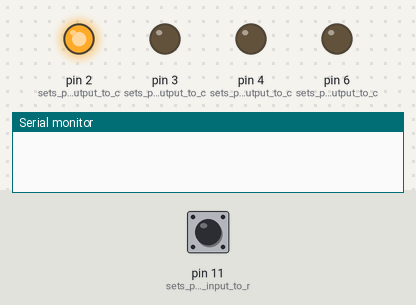
A sketch run on a simulated Arduino Uno, built with avr-gcc and run on an emulated ATmega328P. Parts: output pins drawn as LEDs (lit = HIGH), the last lines printed to the serial monitor. Inputs (shaded band) come from the test bench; at power-on: pin 11 (sets_pin_11_to_input_to_r) LOW.

Above: at 1.2 s.
1.3 s: pin 11 (sets_pin_11_to_input_to_r) pulled HIGH for 0.15 s
At 20.1 s:
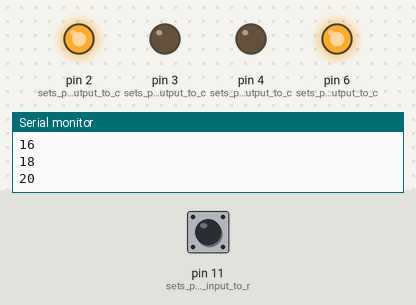
At 22.4 s:
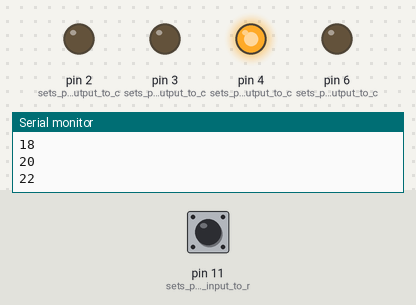
Timing chart, 0 to 23.5 s (numbered marks = the images above; inputs shaded):
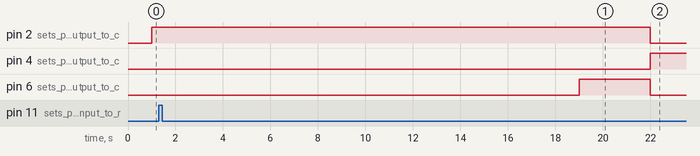

Measured:
- after the input at 1.3 s, pin 4 (sets_pin_4_to_output_to_c): LOW → HIGH after 20.7 s; pin 6 (sets_pin_6_to_output_to_c): LOW → HIGH after 17.7 s, → LOW 3.0 s later

The sketch:

sketch_sep29a.ino
```cpp
boolean toggle1 = 0;    //used to toggle LEDs on and off and create loops using interrupts
boolean flag1 = false;  //used to read if button is pressed
boolean flag2 = false;  //used when debugging
int count = 0;          //used to count seconds after pattern is started

void setup(){


  pinMode(2, OUTPUT);   //sets pin 2 to output to contol red LED
  pinMode(11, INPUT);   //sets pin 11 to input to read the button press
  pinMode(4, OUTPUT);   //sets pin 4 to output to control green LED
  pinMode(3, OUTPUT);   //sets pin 3 to output to control yellow LED
  pinMode(6, OUTPUT);   //sets pin 6 to output to control buzzer

  Serial.begin(9600);   //allows for dubugging to console when needed in debugging process

  cli();//stop interrupts

  //set timer1 interrupt at 1Hz
  TCCR1A = 0;// set entire TCCR1A register to 0
  TCCR1B = 0;// same for TCCR1B
  TCNT1  = 0;//initialize counter value to 0
  // set compare match register for 1hz increments
  OCR1A = 15624;// = (16*10^6) / (1*1024) - 1 (must be <65536)
  // turn on CTC mode
  TCCR1B |= (1 << WGM12);
  // Set CS12 and CS10 bits for 1024 prescaler
  TCCR1B |= (1 << CS12) | (1 << CS10);
  // enable timer compare interrupt
  TIMSK1 |= (1 << OCIE1A);

  sei();//allow interrupts

}//end setup

// Timer1's interrupt service routing (ISR)
// The code in ISR will be executed every time timer1 interrupt occurs
// That is, the code will be called once every second
// TODO
//   you need to set a flag to trigger an evaluation of the conditions
//   in your state machine, then potentially transit to next state
//
ISR(TIMER1_COMPA_vect){//timer1 interrupt 1Hz toggles pin 13 (LED)
//generates pulse wave of frequency 1Hz/2 = 0.5kHz (takes two cycles for full wave- toggle high then toggle low)

  //Startup (red LED flashing before button is pushed)
  if(flag1 == false) {  //check if button flag has not been change to true
    if (toggle1){       //check if toggle is 0 or 1 to see if led needs to be on or off
      digitalWrite(2,HIGH); //turn on LED
      toggle1 = 0;          //change toggle to 0 to turn off LED next interrupt
    }
    else{
      digitalWrite(2,LOW);  //turn LED off
      toggle1 = 1;          //change toggle to 1 to turn on LED next interrupt
    }
  }
  //Pattern starts (after button is pushed)
  else {                //for when button is pressed
    if(toggle1 == 0) {  //check if LED is on or off from previous toggle or on a low value from the low interrupt
      count++;          //increment count
      toggle1 = 1;      //change to other toggle for low reading on interrupt
      Serial.println(count+1);  //used to debug and see if count is added properly
    }
    else{               //for when toggle is set high
      toggle1 = 0;      //set toggle to low
      count++;          //increment count
    }
  }
}

void loop(){
  //main code for traffic light control
  if(digitalRead(11) == HIGH) {     //check if button is pressed
    flag1 = true;                   //set button pressed flag to true
  }

  if(count <= 20 && flag1 == true) {    //execute for 20 seconds after button is pressed
    digitalWrite(2, HIGH);              //turn on red LED
    if(count == 18) {                   //activate buzzer for the last 3 seconds
      digitalWrite(6, HIGH);
    }
  }
  else if (count <= 40 && flag1 == true){   //execute for an additional 20 seconds after button is pressed and red state is done
    if(count == 21) {
      digitalWrite(6, LOW);                 //turn buzzer off after the 3 seconds
    }

    digitalWrite(2, LOW);                   //turn off red LED
    digitalWrite(4, HIGH);                  //turn on green LED
    if(count == 38) {
      digitalWrite(6, HIGH);                //activate buzzer for the last 3 seconds
    }
  }
  else if(count <= 43 && flag1 == true) {   //execute for an additional 3 seconds after button is pressed and green state is done (note that the buzzer doesn't turn off because it stays on for the entirety of the yellow state)
    digitalWrite(4, LOW);                   //turn off green LED
    digitalWrite(3, HIGH);                  //turn on yellow LED
  }
  else {                        //once 23 seconds have passed this will execute
    digitalWrite(6, LOW);       //turn off buzzer from yellow light
    digitalWrite(3, LOW);       //turn off yellow LED
    count = 0;                  //reset count to 0 so code loops back to 0 seconds
  }
}
```
